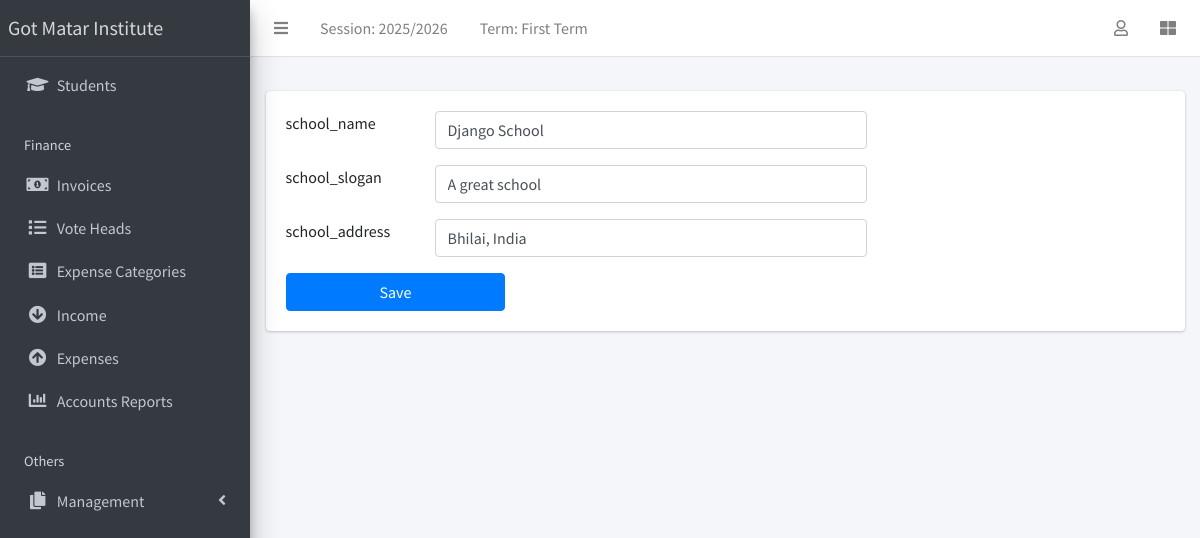
The page /site-config (signed in) on the database its author committed.
### apps/corecode/models.py (models this page shows, shortened)
class AcademicSession(models.Model):
    name = models.CharField(max_length=200, unique=True)
    current = models.BooleanField(default=True)
    class Meta:
        ordering = ["-name"]

class AcademicTerm(models.Model):
    name = models.CharField(max_length=20, unique=True)
    current = models.BooleanField(default=True)
    class Meta:
        ordering = ["name"]

class SiteConfig(models.Model):
    key = models.SlugField()
    value = models.CharField(max_length=200)

### apps/corecode/views.py (the view, shortened to what this page needs)
# urls.py: path("site-config", SiteConfigView.as_view(), name="configs"),
class SiteConfigView(LoginRequiredMixin, View):
    form_class = SiteConfigForm
    template_name = "corecode/siteconfig.html"
    def get(self, request, *args, **kwargs):
        formset = self.form_class(queryset=SiteConfig.objects.all())
        context = {"formset": formset}
        return render(request, self.template_name, context)

### apps/corecode/context_processors.py (called while the page is built)
def site_defaults(request):
    current_session = AcademicSession.objects.get(current=True)
    current_term = AcademicTerm.objects.get(current=True)
    vals = SiteConfig.objects.all()
    contexts = {
        "current_session": current_session.name,
        "current_term": current_term.name,
        "main_college_system_url": settings.MAIN_COLLEGE_SYSTEM_URL,
    }
    for val in vals:
        contexts[val.key] = val.value
    return contexts

### apps/corecode/templates/corecode/siteconfig.html (shortened to what this page needs)
{% extends 'base.html' %}
{% load widget_tweaks %}
{% block content %}
  <form method="POST">
    <div class="mb-3">
      {% for form in formset %}
      <div class="form-group row">
        <div class="col-2">{{ form.key.value}}</div>
        <div class="col-6">{{ form.value | add_class:"form-control" | attr:"required"}}</div>
      </div>
      {% endfor %}
    </div>
    <input type="submit" value="Save" class="w-25 btn btn-primary">
  </form>
{% endblock content %}

### templates/base.html (shortened to what this page needs)
{% load static %}
<!DOCTYPE html>
<html lang="en">
<head>
  <link rel="stylesheet" href="{% static 'plugins/fontawesome-free/css/all.min.css' %}">
  <link rel="stylesheet" href="{% static 'plugins/toastr/toastr.min.css' %}">
  <link rel="stylesheet"
    href="{% static 'plugins/overlayScrollbars/css/OverlayScrollbars.min.css' %}">
  <link rel="stylesheet" href="{% static 'plugins/Datatables/datatables.min.css' %}" />
  <link rel="stylesheet" href="{% static 'dist/css/adminlte.min.css' %}">
</head>
<body
  class="hold-transition sidebar-mini layout-fixed layout-navbar-fixed layout-footer-fixed">
  <div class="wrapper">
    <nav class="main-header navbar navbar-expand navbar-white navbar-light">
      <ul class="navbar-nav">
        <li class="nav-item">
          <a class="nav-link" data-widget="pushmenu" href="#" role="button"><i
              class="fas fa-bars"></i></a>
        </li>
        <li class="nav-item d-none d-sm-inline-block">
          <a href="{% url 'current-session' %}" class="nav-link">Session: {{ current_session }}</a>
        </li>
        <li class="nav-item d-none d-sm-inline-block">
          <a href="{% url 'current-session' %}" class="nav-link">Term: {{ current_term }}</a>
        </li>
      </ul>
      <ul class="navbar-nav ml-auto">
        <li class="nav-item dropdown">
          <a class="nav-link" data-toggle="dropdown" href="#">
            <i class="far fa-user"></i>
          </a>
        </li>
        <li class="nav-item">
          <a class="nav-link" data-widget="control-sidebar" data-slide="true"
            href="#" role="button"><i class="fas fa-th-large"></i></a>
        </li>
      </ul>
    </nav>
    <aside class="main-sidebar sidebar-dark-primary elevation-4">
      <a href="{% if main_college_system_url %}{{ main_college_system_url }}{% else %}{% url 'home' %}{% endif %}" class="brand-link">Got Matar Institute</a>
      <div class="sidebar">
        <nav class="mt-2">
          <ul class="nav nav-pills nav-sidebar flex-column"
            data-widget="treeview" role="menu" data-accordion="false">
            <li class="nav-item">
              <a href="{% url 'student-list' %}" class="nav-link">
                <i class="nav-icon fas fa-graduation-cap"></i>
                <p>
                  Students
                </p>
              </a>
            </li>
            <li class="nav-header">Finance</li>
            <li class="nav-item">
              <a href="{% url 'invoice-list' %}" class="nav-link">
                <i class="nav-icon fas fa-money-bill-alt"></i>
                <p>
                  Invoices
                </p>
              </a>
            </li>
            <li class="nav-item">
              <a href="{% url 'votehead-list' %}" class="nav-link">
                <i class="nav-icon fas fa-list"></i>
                <p>Vote Heads</p>
              </a>
            </li>
            <li class="nav-item">
              <a href="{% url 'expensecategory-list' %}" class="nav-link">
                <i class="nav-icon fas fa-list-alt"></i>
                <p>Expense Categories</p>
              </a>
            </li>
            <li class="nav-item">
              <a href="{% url 'income-list' %}" class="nav-link">
                <i class="nav-icon fas fa-arrow-circle-down"></i>
                <p>Income</p>
              </a>
            </li>
            <li class="nav-item">
              <a href="{% url 'expense-list' %}" class="nav-link">
                <i class="nav-icon fas fa-arrow-circle-up"></i>
                <p>Expenses</p>
              </a>
            </li>
            <li class="nav-item">
              <a href="{% url 'summary-report' %}" class="nav-link">
                <i class="nav-icon fas fa-chart-bar"></i>
                <p>Accounts Reports</p>
              </a>
            </li>
            <li class="nav-header">Others</li>
            <li class="nav-item has-treeview">
              <a href="#" class="nav-link">
                <i class="nav-icon fas fa-copy"></i>
                <p>
                  Management
                  <i class="fas fa-angle-left right"></i>
                </p>
              </a>
            </li>
          </ul>
        </nav>
      </div>
    </aside>
    <div class="content-wrapper">
      <section class="content-header">
      </section>
      <section class="content">
        <div class="container-fluid">
          <div class="row">
            <div class="col-md-12">
              {% block fullcard %}
              <div class="card">
                <div class="card-body">
                  <div class="row">
                    <div class="col">
                      {% block content %}
                      {% endblock content %}
                    </div>
                  </div>
                </div>
              </div>
              {% endblock fullcard %}
            </div>
          </div>
        </div>
      </section>
    </div>
  </div>
</body>
</html>

### rows shown on the page
AcademicSession: name "2025/2026"
AcademicTerm: name "First Term"
SiteConfig: key.value "school_name"
SiteConfig: key.value "school_slogan"
SiteConfig: key.value "school_address"
